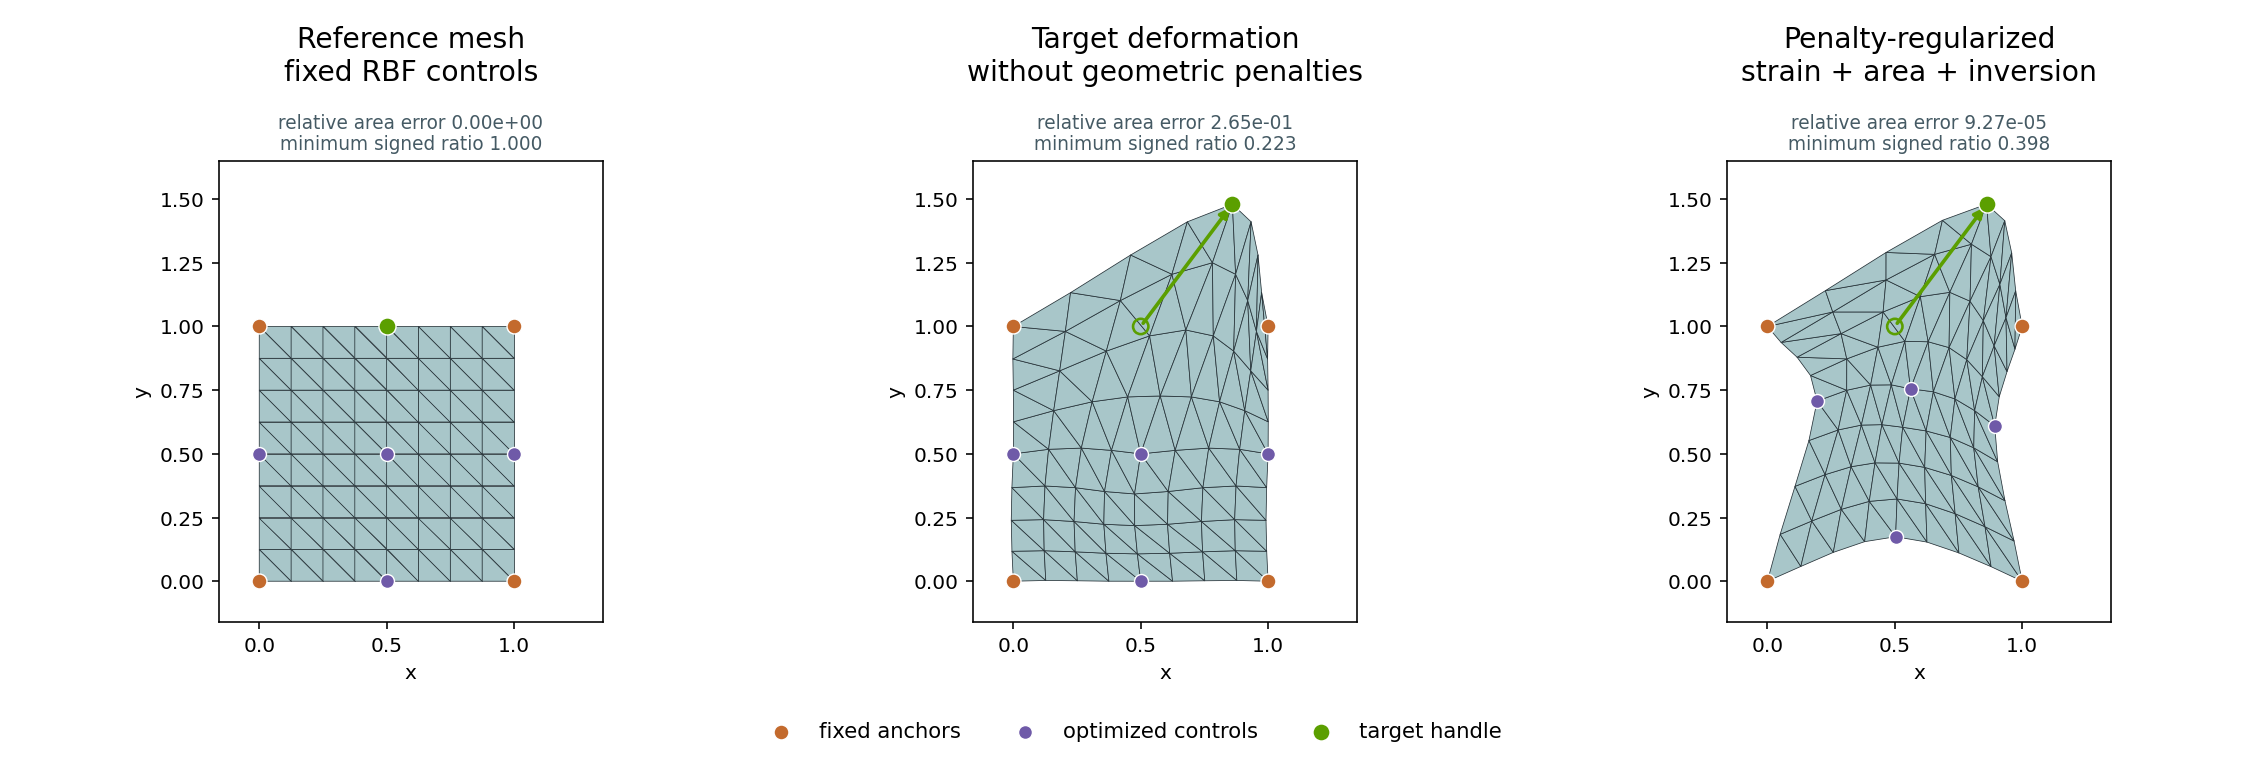

Recreate this plot in Python.
# SPDX-FileCopyrightText: Copyright (c) 2023 - 2026 NVIDIA CORPORATION & AFFILIATES.
# SPDX-FileCopyrightText: All rights reserved.
# SPDX-License-Identifier: Apache-2.0
#
# Licensed under the Apache License, Version 2.0 (the "License");
# you may not use this file except in compliance with the License.
# You may obtain a copy of the License at
#
# http://www.apache.org/licenses/LICENSE-2.0
#
# Unless required by applicable law or agreed to in writing, software
# distributed under the License is distributed on an "AS IS" BASIS,
# WITHOUT WARRANTIES OR CONDITIONS OF ANY KIND, either express or implied.
# See the License for the specific language governing permissions and
# limitations under the License.

"""Render a 2D RBF design with differentiable deformation penalties."""

from pathlib import Path

import matplotlib

matplotlib.use("Agg")

import matplotlib.pyplot as plt
import torch
from matplotlib.collections import PolyCollection

from physicsnemo.geometry.energies import (
    simplex_inversion_energy,
    simplex_strain_energy,
    total_measure_energy,
)
from physicsnemo.mesh.primitives.planar import unit_square
from physicsnemo.nn.functional import radial_basis_function_deform_points

OUTPUT = Path(__file__).parent / "square_deformation_energies.png"

MESH_COLOR = "#a8c6c9"
EDGE_COLOR = "#263238"
ANCHOR_COLOR = "#c36a2d"
HANDLE_COLOR = "#5b9f00"
AUXILIARY_COLOR = "#6f5aa8"


def _backend() -> tuple[torch.device, str]:
    """Select the accelerated backend when a CUDA device is available."""

    if torch.cuda.is_available():
        return torch.device("cuda"), "warp"
    return torch.device("cpu"), "torch"


def _signed_area_ratios(
    points: torch.Tensor,
    reference_points: torch.Tensor,
    cells: torch.Tensor,
) -> torch.Tensor:
    """Compute signed area ratios independently for figure annotations."""

    current = points[cells]
    reference = reference_points[cells]
    current_edges = torch.stack(
        (current[:, 1] - current[:, 0], current[:, 2] - current[:, 0]), dim=-1
    )
    reference_edges = torch.stack(
        (
            reference[:, 1] - reference[:, 0],
            reference[:, 2] - reference[:, 0],
        ),
        dim=-1,
    )
    return torch.linalg.det(current_edges) / torch.linalg.det(reference_edges)


def _total_area(points: torch.Tensor, cells: torch.Tensor) -> torch.Tensor:
    """Return the unsigned area used only for residual annotations."""

    triangles = points[cells]
    edges = torch.stack(
        (triangles[:, 1] - triangles[:, 0], triangles[:, 2] - triangles[:, 0]),
        dim=-1,
    )
    return 0.5 * torch.linalg.det(edges).abs().sum()


def _displacements(
    controls: torch.Tensor,
    auxiliary: torch.Tensor,
    target_displacement: torch.Tensor,
) -> torch.Tensor:
    """Assemble fixed, auxiliary, and target control displacements."""

    return torch.cat(
        (
            torch.zeros_like(controls[:4]),
            auxiliary,
            target_displacement.unsqueeze(0),
        )
    )


def _deform(
    reference_points: torch.Tensor,
    controls: torch.Tensor,
    auxiliary: torch.Tensor,
    target_displacement: torch.Tensor,
    implementation: str,
) -> torch.Tensor:
    """Evaluate the radial-basis deformation for one auxiliary-control state."""

    return radial_basis_function_deform_points(
        reference_points,
        controls,
        _displacements(controls, auxiliary, target_displacement),
        kernel="thin_plate_spline",
        polynomial=True,
        smoothing=0.0,
        implementation=implementation,
    )


def _draw_mesh(axis, points: torch.Tensor, cells: torch.Tensor) -> None:
    """Draw one triangulated panel with shared limits and styling."""

    points_np = points.detach().cpu().numpy()
    cells_np = cells.detach().cpu().numpy()
    axis.add_collection(
        PolyCollection(
            points_np[cells_np],
            facecolors=MESH_COLOR,
            edgecolors=EDGE_COLOR,
            linewidths=0.38,
        )
    )
    axis.set_xlim(-0.16, 1.35)
    axis.set_ylim(-0.16, 1.65)
    axis.set_aspect("equal")
    axis.set_xlabel("x")
    axis.set_ylabel("y")
    axis.grid(False)


def _draw_controls(
    axis,
    controls: torch.Tensor,
    displacements: torch.Tensor,
    *,
    original: bool,
) -> None:
    """Draw anchors, auxiliary controls, and the target handle."""

    controls_np = controls.detach().cpu().numpy()
    displacements_np = displacements.detach().cpu().numpy()
    shown = controls_np if original else controls_np + displacements_np

    axis.scatter(
        shown[:4, 0],
        shown[:4, 1],
        s=55,
        color=ANCHOR_COLOR,
        edgecolor="white",
        linewidth=0.7,
        zorder=5,
        label="fixed anchors",
    )
    axis.scatter(
        shown[4:8, 0],
        shown[4:8, 1],
        s=48,
        color=AUXILIARY_COLOR,
        edgecolor="white",
        linewidth=0.7,
        zorder=5,
        label="optimized controls",
    )

    source = controls_np[-1]
    destination = source + displacements_np[-1]
    if not original:
        axis.scatter(
            source[0],
            source[1],
            s=58,
            facecolor="none",
            edgecolor=HANDLE_COLOR,
            linewidth=1.3,
            zorder=5,
        )
    handle = source if original else destination
    axis.scatter(
        handle[0],
        handle[1],
        s=72,
        color=HANDLE_COLOR,
        edgecolor="white",
        linewidth=0.7,
        zorder=6,
        label="target handle",
    )
    axis.annotate(
        "",
        xy=destination,
        xytext=source,
        arrowprops={"arrowstyle": "-|>", "color": HANDLE_COLOR, "lw": 1.8},
        zorder=4,
    )


def _annotate(axis, area_error: float, minimum_jacobian: float) -> None:
    """Place geometric residuals in a panel-local caption."""

    axis.text(
        0.5,
        1.015,
        f"relative area error {area_error:.2e}\n"
        f"minimum signed ratio {minimum_jacobian:.3f}",
        transform=axis.transAxes,
        ha="center",
        va="bottom",
        color="#455a64",
        fontsize=9.2,
        linespacing=1.15,
        clip_on=False,
    )


def main() -> None:
    """Generate the documentation image."""

    device, implementation = _backend()
    reference = unit_square.load(subdivisions=3).to(device=device, dtype=torch.float64)
    controls = reference.points.new_tensor(
        [
            [0.0, 0.0],
            [1.0, 0.0],
            [1.0, 1.0],
            [0.0, 1.0],
            [0.5, 0.0],
            [1.0, 0.5],
            [0.0, 0.5],
            [0.5, 0.5],
            [0.5, 1.0],
        ]
    )
    target_displacement = controls.new_tensor([0.36, 0.48])
    unregularized_auxiliary = torch.zeros_like(controls[4:8])
    unregularized = _deform(
        reference.points,
        controls,
        unregularized_auxiliary,
        target_displacement,
        implementation,
    ).detach()

    auxiliary = torch.nn.Parameter(torch.zeros_like(unregularized_auxiliary))
    optimizer = torch.optim.Adam([auxiliary], lr=3.0e-2)
    for _ in range(350):
        optimizer.zero_grad()
        points = _deform(
            reference.points,
            controls,
            auxiliary,
            target_displacement,
            implementation,
        )
        loss = (
            0.05
            * simplex_strain_energy(reference, points, implementation=implementation)
            + 80.0
            * total_measure_energy(reference, points, implementation=implementation)
            + 500.0
            * simplex_inversion_energy(
                reference,
                points,
                minimum_jacobian=0.4,
                implementation=implementation,
            )
        )
        loss.backward()
        if not torch.isfinite(auxiliary.grad).all():
            raise RuntimeError("Non-finite deformation-energy gradient")
        optimizer.step()

    regularized = _deform(
        reference.points,
        controls,
        auxiliary,
        target_displacement,
        implementation,
    ).detach()
    reference_area = _total_area(reference.points, reference.cells)

    def metrics(points: torch.Tensor) -> tuple[float, float]:
        """Return total-area and minimum-Jacobian residuals."""

        ratios = _signed_area_ratios(points, reference.points, reference.cells)
        area_error = (_total_area(points, reference.cells) / reference_area - 1.0).abs()
        return area_error.item(), ratios.min().item()

    original_metrics = metrics(reference.points)
    unregularized_metrics = metrics(unregularized)
    regularized_metrics = metrics(regularized)
    if not regularized_metrics[0] < 0.2 * unregularized_metrics[0]:
        raise RuntimeError("Area penalty did not materially reduce the residual")
    if not (
        regularized_metrics[1] > 0.0
        and regularized_metrics[1] > unregularized_metrics[1]
    ):
        raise RuntimeError(
            "Inversion penalty did not improve the minimum signed element ratio"
        )

    panels = (
        (
            "Reference mesh\nfixed RBF controls",
            reference.points,
            torch.zeros_like(controls),
            original_metrics,
            True,
        ),
        (
            "Target deformation\nwithout geometric penalties",
            unregularized,
            _displacements(controls, unregularized_auxiliary, target_displacement),
            unregularized_metrics,
            False,
        ),
        (
            "Penalty-regularized\nstrain + area + inversion",
            regularized,
            _displacements(controls, auxiliary.detach(), target_displacement),
            regularized_metrics,
            False,
        ),
    )

    figure, axes = plt.subplots(1, 3, figsize=(15.6, 5.3))
    for axis, (title, points, displacements, residuals, original) in zip(
        axes, panels, strict=True
    ):
        _draw_mesh(axis, points, reference.cells)
        _draw_controls(axis, controls, displacements, original=original)
        _annotate(axis, *residuals)
        axis.set_title(title, fontsize=14, pad=40)

    handles, labels = axes[0].get_legend_handles_labels()
    figure.legend(
        handles,
        labels,
        loc="lower center",
        bbox_to_anchor=(0.5, 0.01),
        ncol=3,
        frameon=False,
        fontsize=10.5,
    )
    figure.subplots_adjust(
        left=0.045,
        right=0.985,
        bottom=0.19,
        top=0.79,
        wspace=0.22,
    )
    figure.savefig(OUTPUT, dpi=145, facecolor="white")
    plt.close(figure)
    print(f"Saved {OUTPUT} with {implementation} on {device}")


if __name__ == "__main__":
    main()
